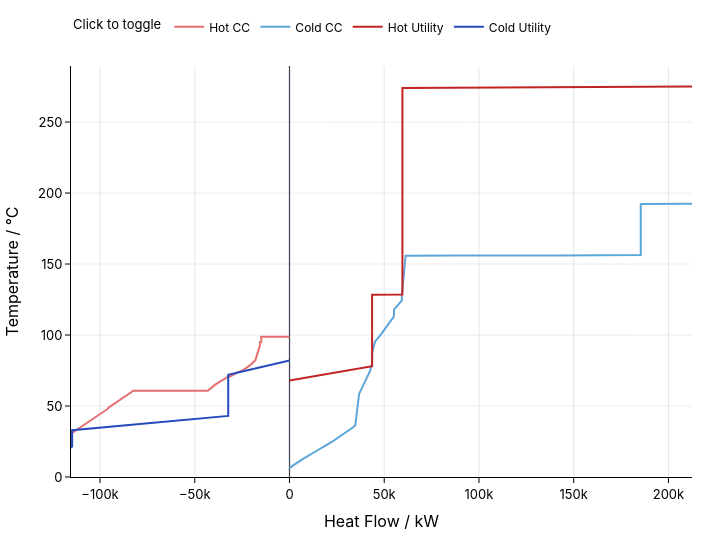

Here is the notebook cell this chart was saved with:
### Code cell
baseline.plot.total_site_profiles(zone_name=total_site_target_name)

### Figure 1 — Plotly figure (JSON) as saved in the notebook; plotly's stock layout.template omitted (floating-point values rounded to 4 significant figures)
{"data": [{"hovertemplate": "Hot CC<br>Heat Flow / kW: %{x}<br>Temperature / °C: %{y}<extra></extra>", "legendgroup": "Hot CC", "line": {"color": "#e66e6e", "width": 2}, "mode": "lines", "name": "Hot CC", "showlegend": true, "type": "scatter", "x": [0, -3008.0, -14910.0, -14910.0, -15620.0, -15620.0, -15770.0, -16560.0, -16750.0, -17950.0, -17950.0, -20020.0, -22370.0, -24180.0, -27690.0, -30450.0, -30860.0, -32240.0, -33380.0, -34190.0, -34650.0, -35260.0, -35260.0, -35630.0, -39210.0, -39270.0, -39690.0, -41480.0, -43070.0, -47250.0, -82560.0, -83750.0, -89700.0, -94940.0, -95560.0, -95800.0, -99270.0, -107800.0, -108400.0, -110500.0, -110700.0, -113100.0, -115300.0], "y": [98.8, 98.78, 98.71, 95.1, 95, 92.6, 92, 88.76, 88, 83.1, 82.5, 79.6, 77.5, 75.5, 73.5, 71.3, 71.1, 70.5, 70, 69, 68.8, 68.3, 68.3, 68, 65.07, 65, 64.5, 62.4, 60.8, 60.79, 60.7, 59.5, 54.2, 49.5, 48.91, 48.1, 45, 37.2, 37.1, 35.25, 35, 32.8, 30.5]}, {"hovertemplate": "Cold CC<br>Heat Flow / kW: %{x}<br>Temperature / °C: %{y}<extra></extra>", "legendgroup": "Cold CC", "line": {"color": "#5ca5d9", "width": 2}, "mode": "lines", "name": "Cold CC", "showlegend": true, "type": "scatter", "x": [212400.0, 200800.0, 185400.0, 185400.0, 178600.0, 178600.0, 178400.0, 141200.0, 87750.0, 61280.0, 61280.0, 61110.0, 59970.0, 59960.0, 59680.0, 59440.0, 59440.0, 59440.0, 59300.0, 59300.0, 55170.0, 55170.0, 55040.0, 54780.0, 54330.0, 53880.0, 48510.0, 47250.0, 47240.0, 47200.0, 45180.0, 44470.0, 43810.0, 43660.0, 43660.0, 43600.0, 43600.0, 42480.0, 40260.0, 40260.0, 40150.0, 39100.0, 39080.0, 37570.0, 37570.0, 37530.0, 36740.0, 35920.0, 35870.0, 35790.0, 34790.0, 34750.0, 33760.0, 33490.0, 28620.0, 27910.0, 22120.0, 18320.0, 17040.0, 7143.0, 2433.0, 1002.0, 694.3, 0], "y": [192.4, 192.3, 192.3, 156.4, 156.3, 156, 156, 156.0, 155.9, 155.9, 155.8, 153.5, 138.5, 138.4, 136.6, 133.5, 128.5, 128.4, 127.7, 124.4, 117.9, 114.3, 113, 112.1, 111.5, 110.8, 100.8, 98.8, 98.78, 98.71, 95.5, 92, 88.76, 88, 87.5, 84.3, 80, 74.5, 68.3, 68.3, 68, 65.07, 65, 60.8, 60.79, 60.7, 58.5, 49.5, 48.91, 48.1, 37.1, 36.67, 35.25, 35, 30.5, 29.84, 24.5, 21.5, 20.6, 12.8, 8.8, 7.5, 7.2, 6.4]}, {"hovertemplate": "Hot Utility<br>Heat Flow / kW: %{x}<br>Temperature / °C: %{y}<extra></extra>", "legendgroup": "Hot Utility", "line": {"color": "#C22323", "width": 2}, "mode": "lines", "name": "Hot Utility", "showlegend": true, "type": "scatter", "x": [212400.0, 59590.0, 59590.0, 48380.0, 43600.0, 43600.0, 1316.0, 1308.0, 0], "y": [275, 274, 128.5, 128.5, 128.4, 78, 68.3, 68.3, 68]}, {"hovertemplate": "Cold Utility<br>Heat Flow / kW: %{x}<br>Temperature / °C: %{y}<extra></extra>", "legendgroup": "Cold Utility", "line": {"color": "#244abd", "width": 2}, "mode": "lines", "name": "Cold Utility", "showlegend": true, "type": "scatter", "x": [0, -32340.0, -32340.0, -80950.0, -96230.0, -98260.0, -114700.0, -114700.0, -115300.0], "y": [82, 72, 43, 37.1, 35.25, 35, 33, 21.5, 20.5]}], "layout": {"autosize": false, "font": {"color": "#000000", "family": "IBM Plex Sans, Inter, system-ui, sans-serif", "size": 13}, "height": 540, "hoverlabel": {"bgcolor": "#ffffff", "font": {"color": "#000000"}}, "hovermode": "closest", "legend": {"font": {"color": "#000000", "size": 12}, "orientation": "h", "title": {"font": {"color": "#000000", "size": 13}, "text": "Click to toggle"}, "y": 1.06, "yanchor": "bottom"}, "margin": {"b": 48, "l": 50, "r": 28, "t": 64}, "paper_bgcolor": "#ffffff", "plot_bgcolor": "#ffffff", "width": 720, "xaxis": {"gridcolor": "rgba(148, 163, 184, 0.25)", "linecolor": "#000000", "rangemode": "tozero", "showgrid": true, "showline": true, "tickcolor": "#000000", "tickfont": {"color": "#000000"}, "ticks": "outside", "title": {"font": {"color": "#000000"}, "text": "Heat Flow / kW"}, "zeroline": true, "zerolinecolor": "rgba(15, 23, 42, 0.8)", "zerolinewidth": 1.25}, "yaxis": {"gridcolor": "rgba(148, 163, 184, 0.2)", "linecolor": "#000000", "rangemode": "tozero", "showgrid": true, "showline": true, "tickcolor": "#000000", "tickfont": {"color": "#000000"}, "ticks": "outside", "title": {"font": {"color": "#000000"}, "text": "Temperature / °C"}, "zeroline": true, "zerolinecolor": "rgba(15, 23, 42, 0.8)", "zerolinewidth": 1.25}}}
